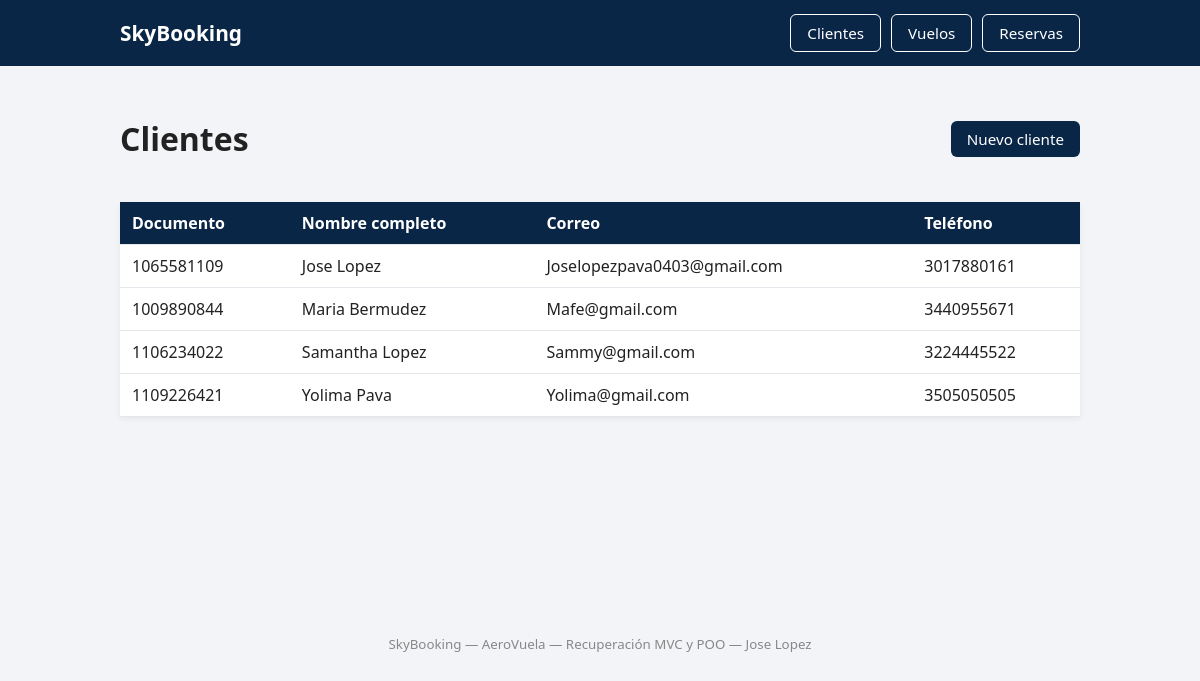
Page /Index.php?action=listar_clientes on the committed database.
### tables this page shows
CREATE TABLE `clientes` (
  `documento` int(11) NOT NULL,
  `nombre` varchar(120) NOT NULL,
  `correo` varchar(120) NOT NULL,
  `telefono` varchar(20) NOT NULL
);

### Controllers/ClienteController.php (called while the page is built, shortened)
<?php
class ClienteController
{
    private Cliente $model;
    public function __construct(Cliente $model)
    {
        $this->model = $model;
    }
    public function index()
    {
        $clientes = $this->model->listar();
        require __DIR__ . '/../Views/cliente/index.php';
    }
}

### Models/Cliente.php (called while the page is built, shortened)
<?php
class Cliente
{
    private PDO $pdo;
    public function __construct(PDO $pdo)
    {
        $this->pdo = $pdo;
    }
    public function listar()
    {
        $sql = "SELECT documento, nombre, correo, telefono
                FROM clientes
                ORDER BY nombre";
        return $this->pdo->query($sql)->fetchAll();
    }
}

### Views/cliente/index.php (the view, shortened to what this page needs)
<?php require_once __DIR__ . '/../header.php'; ?>
<div class="cabecera-seccion">
    <h1>Clientes</h1>
    <a href="Index.php?action=crear_cliente" class="btn btn-primario">Nuevo cliente</a>
</div>
<table class="tabla">
    <thead>
        <tr>
            <th>Documento</th>
            <th>Nombre completo</th>
            <th>Correo</th>
            <th>Teléfono</th>
        </tr>
    </thead>
    <tbody>
        <?php if (empty($clientes)): ?>
            <tr>
                <td colspan="4" class="texto-vacio">Aún no hay clientes registrados.</td>
            </tr>
        <?php else: ?>
            <?php foreach ($clientes as $cliente): ?>
                <tr>
                    <td><?= htmlspecialchars($cliente['documento']) ?></td>
                    <td><?= htmlspecialchars($cliente['nombre']) ?></td>
                    <td><?= htmlspecialchars($cliente['correo']) ?></td>
                    <td><?= htmlspecialchars($cliente['telefono']) ?></td>
                </tr>
            <?php endforeach; ?>
        <?php endif; ?>
    </tbody>
</table>
<?php require_once __DIR__ . '/../footer.php'; ?>

### Css/style.css (style rules this page uses)
* { box-sizing: border-box; }
body { margin: 0; font-family: 'Segoe UI', Arial, sans-serif; background-color: #f2f4f7; color: #222; }
.btn { display: inline-block; padding: 8px 16px; border-radius: 6px; text-decoration: none; font-size: 0.95em; border: none; cursor: pointer; }
.btn-primario { background-color: #0a2647; color: #fff; }
.cabecera-seccion { display: flex; justify-content: space-between; align-items: center; margin-bottom: 20px; }
.tabla { width: 100%; border-collapse: collapse; background-color: #fff; box-shadow: 0 2px 6px rgba(0, 0, 0, 0.06); }
.tabla th, .tabla td { padding: 10px 12px; text-align: left; border-bottom: 1px solid #e3e6ea; }
.tabla th { background-color: #0a2647; color: #fff; }

### rows in the picture
clientes: documento "1065581109", nombre "Jose Lopez", correo "Joselopezpava0403@gmail.com", telefono "3017880161"
clientes: documento "1009890844", nombre "Maria Bermudez", correo "Mafe@gmail.com", telefono "3440955671"
clientes: documento "1106234022", nombre "Samantha Lopez", correo "Sammy@gmail.com", telefono "3224445522"
clientes: documento "1109226421", nombre "Yolima Pava", correo "Yolima@gmail.com", telefono "3505050505"
